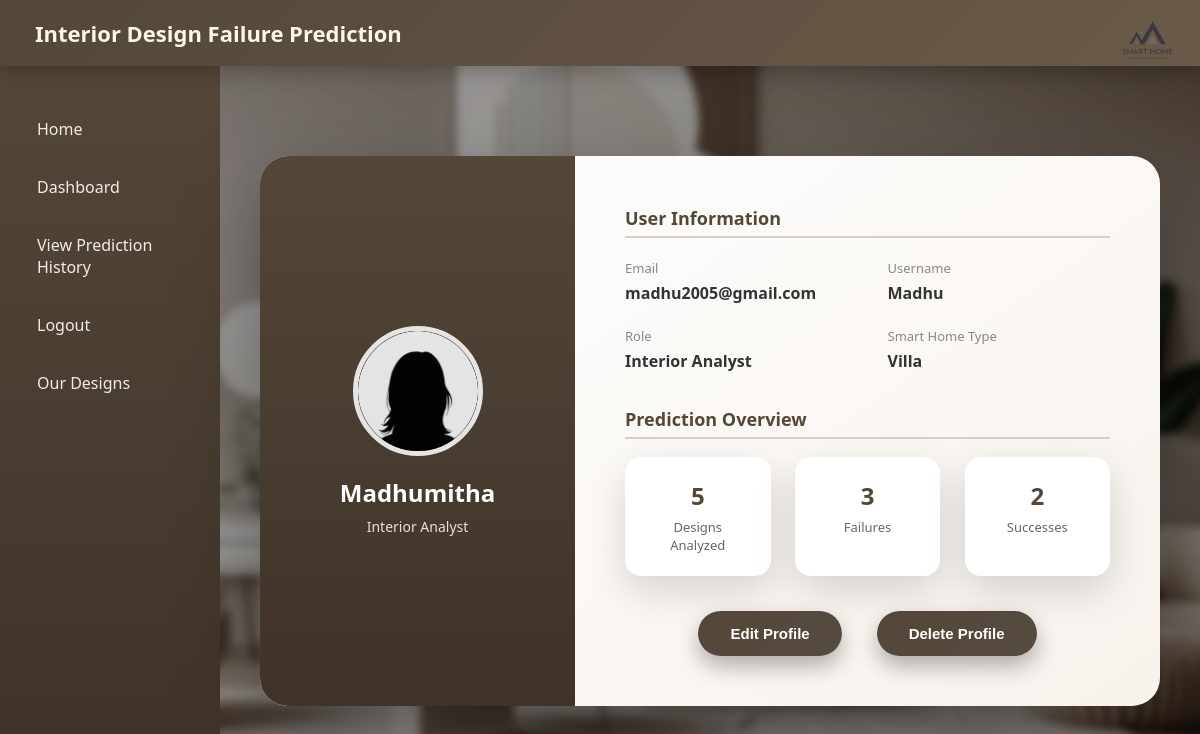
The page /profile/ (signed in) on the database as committed earlier.
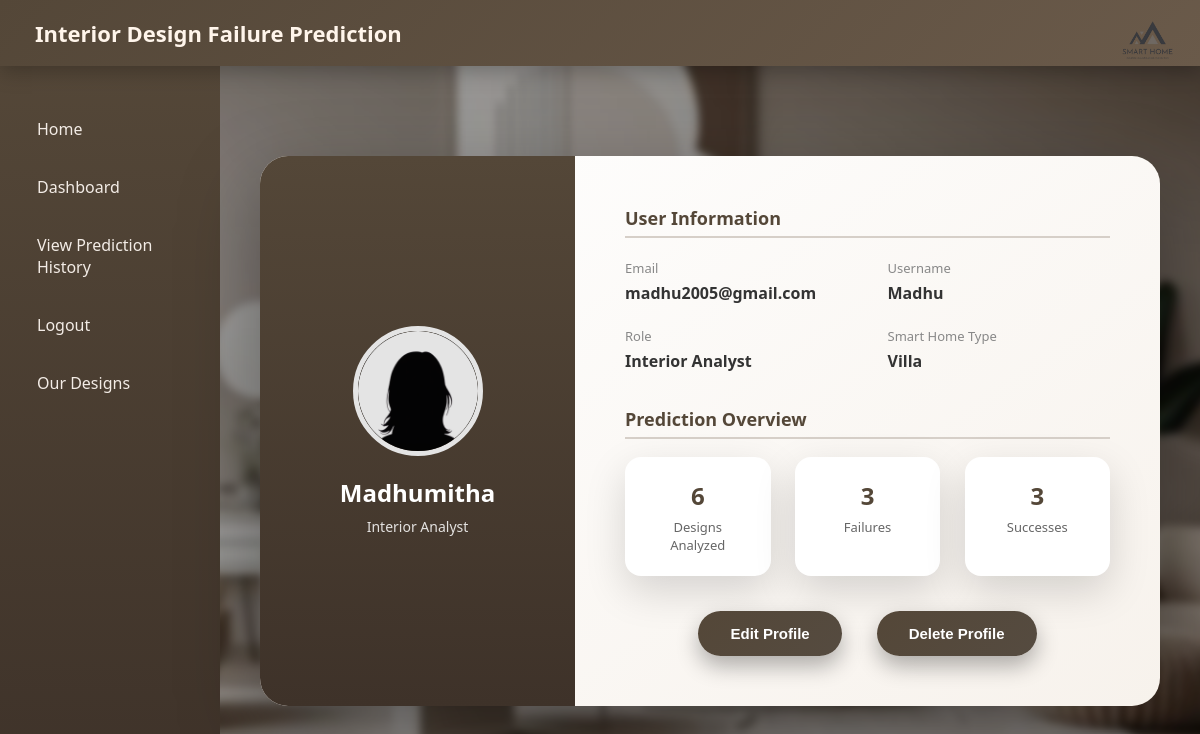
The same page on the database as committed later.
### inte_des/models.py (models this page shows, shortened)
class UserProfile(models.Model):
    user = models.OneToOneField(User, on_delete=models.CASCADE)
    username = models.CharField(max_length=150, blank=True)  # <-- Add this
    role = models.CharField(max_length=50)
    phone = models.CharField(max_length=15, blank=True)
    home_type = models.CharField(max_length=50, blank=True)
    total_predictions = models.IntegerField(default=0)
    failures = models.IntegerField(default=0)
    successes = models.IntegerField(default=0)
    AVATAR_CHOICES = [
        ('default.png', 'Default Avatar'),
        ('AvatarB1.png', 'Avatar 1'),
        ('AvatarB2.png', 'Avatar 2'),
        ('AvatarB3.png', 'Avatar 3'),
        ('AvatarB4.png', 'Avatar 4'),
        ('AvatarB5.png', 'Avatar 5'),
        ('AvatarG1.png', 'Avatar 6'),
        ('AvatarG2.png', 'Avatar 7'),
        ('AvatarG3.png', 'Avatar 8'),
        ('AvatarG4.png', 'Avatar 9'),
        ('AvatarG5.png', 'Avatar 10'),
    ]
    profile_pic = models.CharField(max_length=100, choices=AVATAR_CHOICES, default='default.png')

### inte_des/views.py (the view)
# urls.py: path('profile/', views.profile, name='profile'),
@login_required
def profile(request):
    userprofile, _ = UserProfile.objects.get_or_create(user=request.user)
    predictions = Prediction.objects.filter(user=request.user)
    return render(request, "profile.html", {
        "userprofile": userprofile,
        "predictions": predictions
    })

### inte_des/templates/profile.html (shortened to what this page needs)
<!DOCTYPE html>
<html lang="en">
{% load static %}
<head>
</head>
<body>
<div class="navbar">
Interior Design Failure Prediction
<img src="{% static 'images/Smart home logo(png).png' %}" class="logo">
</div>
<div class="container">
<div class="sidebar">
<a href="{% url 'home' %}">Home</a>
<a href="{% url 'dashboard' %}">Dashboard</a>
<a href="{% url 'history' %}">View Prediction History</a>
<a href="{% url 'logout' %}">Logout</a>
<a href="{%url 'design'%}">Our Designs</a>
</div>
<div class="content">
<div class="profile-card">
<div class="profile-left">
<img src="{% if 'http' in userprofile.profile_pic %}
            {{ userprofile.profile_pic }}
          {% else %}
            {% static 'images/avatars/' %}{{ userprofile.profile_pic }}
          {% endif %}"
     width="120"
     style="border-radius:50%;">
<h2>{{ user.first_name }} {{ user.last_name }}</h2>
<p>{{ userprofile.role }}</p>
</div>
<div class="profile-right">
<div class="section-title">User Information</div>
<div class="info-grid">
<div class="info-item">
<span>Email</span>
<p>{{ user.email }}</p>
</div>
<div class="info-item">
<span>Username</span>
<p>{{ user.username }}</p>
</div>
<div class="info-item">
<span>Role</span>
<p>{{ userprofile.role }}</p>
</div>
<div class="info-item">
<span>Smart Home Type</span>
<p>{{ userprofile.home_type }}</p>
</div>
</div>
<div class="section-title">Prediction Overview</div>
<div class="stats">
<div class="stat-box">
<h3>{{ userprofile.total_predictions }}</h3>
<p>Designs Analyzed</p>
</div>
<div class="stat-box">
<h3>{{ userprofile.failures }}</h3>
<p>Failures</p>
</div>
<div class="stat-box">
<h3>{{ userprofile.successes }}</h3>
<p>Successes</p>
</div>
</div>
<div class="edit-btn">
<button onclick="location.href='/edit'">Edit Profile</button>
<button onclick="openModal()">Delete Profile</button>
</div>
</div>
</div>
</div>
</div>
</body>
</html>

Rows that differ between the two databases and show on the page:
changed UserProfile "Interior Analyst": total_predictions "5" → "6"; successes "2" → "3"
